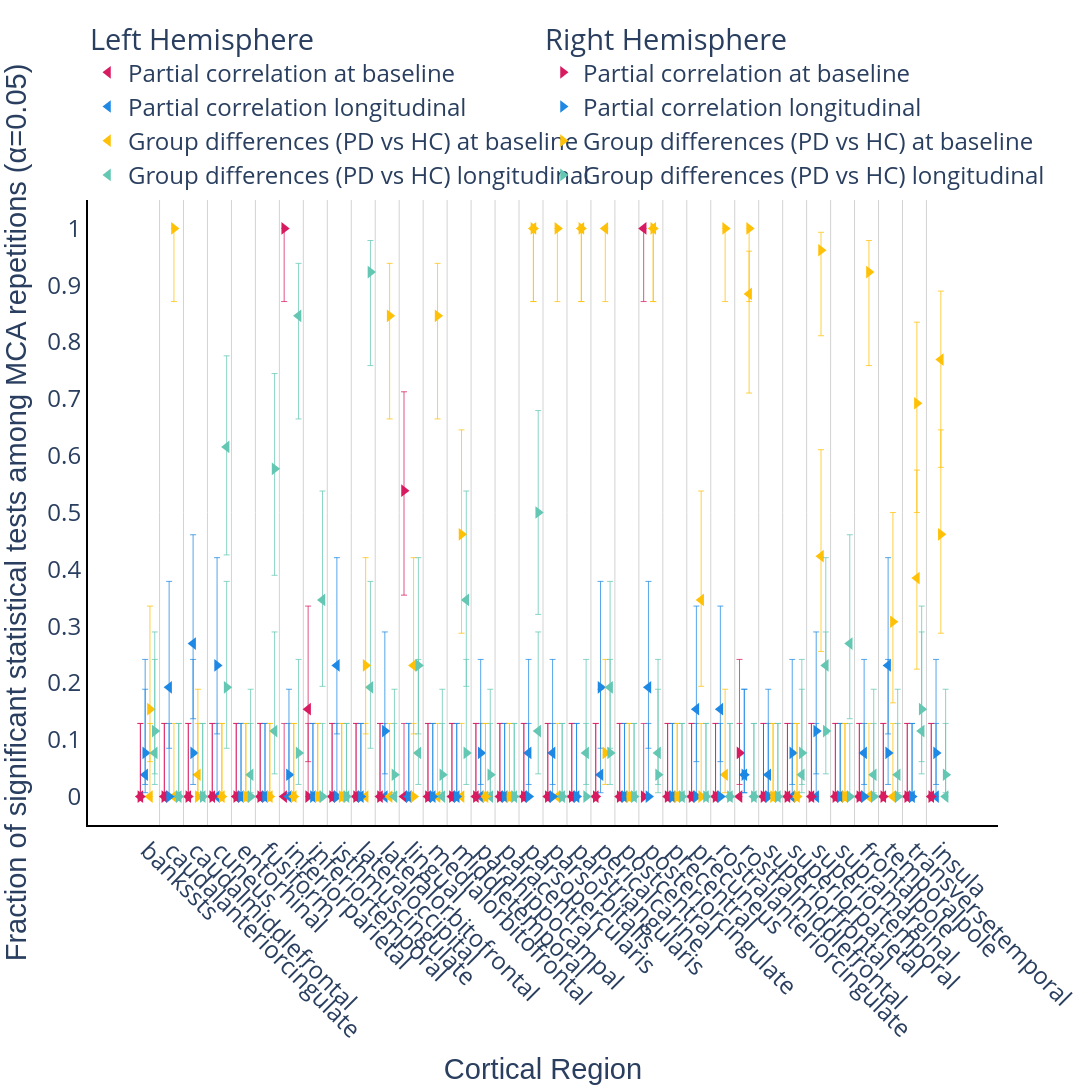

Notebook code for this chart:
### Markdown cell above
## Consistency of Statistically Significant Regions

This analysis quantifies the consistency of statistically significant findings across different brain regions. For each region, we compute the proportion of statistical tests that yield significant results relative to the total number of tests performed.

### Code cell
import plotly.graph_objects as go
import plotly.express as px
import pandas as pd
import numpy as np


# Significance correlation plot for cortical thickness
pcorr_baseline_cortical_avg = get_preprocessed_data("partial_correlation", "baseline")[
    "data_avg"
]
pcorr_longitudinal_cortical_avg = get_preprocessed_data(
    "partial_correlation", "longitudinal"
)["data_avg"]
ancova_baseline_cortical_avg = get_preprocessed_data("ancova", "baseline")["data_avg"]
ancova_longitudinal_cortical_avg = get_preprocessed_data("ancova", "longitudinal")[
    "data_avg"
]

print(f"Number of cortical regions: {len(cortical_regions)}")

fig = go.Figure()

colormap = px.colors.qualitative.Plotly
# colorblind palette: blue, red, green, yellow
colormap = ["#D81B60", "#1E88E5", "#FFC107", "#63C7B3", "#63C7B7"]
marker_size = 11
marker_line = dict(width=0, color="White")
font_family = "Helvetica, Arial, sans-serif"


def get_jittered_positions(length, jitter_amount):
    """Generate jittered x-axis positions"""
    return [x + jitter_amount for x in range(length)]


def get_legend(hemisphere):
    return {"Left": "legend", "Right": "legend2"}[hemisphere]


def wilson_ci(p_arr, n_arr, alpha=0.05):
    """Wilson score interval for binomial proportions."""
    z = 1.96  # 95% CI
    p_arr = np.asarray(p_arr, dtype=float)
    n_arr = np.asarray(n_arr, dtype=float)
    denom = 1 + z**2 / n_arr
    center = (p_arr + z**2 / (2 * n_arr)) / denom
    margin = z * np.sqrt(p_arr * (1 - p_arr) / n_arr + z**2 / (4 * n_arr**2)) / denom
    return center - margin, center + margin


def binomial_error_bars(avg_df, color):
    p = avg_df["significant"].values
    n = avg_df["n"].values
    lo, hi = wilson_ci(p, n)
    return dict(
        type="data",
        symmetric=False,
        array=hi - p,
        arrayminus=p - lo,
        visible=True,
        color=color,
        thickness=0.75,
        width=3,
    )


# Create hemisphere-specific traces with manual legend positioning
left_traces = []
right_traces = []

for hemisphere, symbol, short_name in [
    ("Left", "triangle-left", "Left"),
    ("Right", "triangle-right", "Right"),
]:
    traces_for_hemisphere = []

    # Partial correlation baseline
    data_subset = pcorr_baseline_cortical_avg[
        pcorr_baseline_cortical_avg["hemisphere"] == hemisphere
    ]
    if not data_subset.empty:
        pcorr_base = go.Scatter(
            x=get_jittered_positions(len(data_subset), -0.3),
            y=data_subset["significant"],
            mode="markers",
            marker=dict(
                color=colormap[0], size=marker_size, symbol=symbol, line=marker_line
            ),
            error_y=binomial_error_bars(data_subset, colormap[0]),
            name=f"Partial correlation at baseline",
            text=data_subset["region"],
            legend=get_legend(hemisphere),
            legendgroup=hemisphere,
        )
        traces_for_hemisphere.append(pcorr_base)
    else:
        raise ValueError(f"No data for Partial correlation baseline - {hemisphere}")

    # Partial correlation longitudinal
    data_subset = pcorr_longitudinal_cortical_avg[
        pcorr_longitudinal_cortical_avg["hemisphere"] == hemisphere
    ]

    if not data_subset.empty:
        pcorr_long = go.Scatter(
            x=get_jittered_positions(len(data_subset), -0.1),
            y=data_subset["significant"],
            mode="markers",
            marker=dict(
                color=colormap[1], size=marker_size, symbol=symbol, line=marker_line
            ),
            error_y=binomial_error_bars(data_subset, colormap[1]),
            name=f"Partial correlation longitudinal",
            legend=get_legend(hemisphere),
            legendgroup=hemisphere,
        )
        traces_for_hemisphere.append(pcorr_long)
    else:
        raise ValueError(
            f"No data for Partial correlation longitudinal - {hemisphere} hemisphere"
        )

    # ANCOVA baseline
    data_subset = ancova_baseline_cortical_avg[
        ancova_baseline_cortical_avg["hemisphere"] == hemisphere
    ]
    if not data_subset.empty:
        ancova_base = go.Scatter(
            x=get_jittered_positions(len(data_subset), 0.1),
            y=data_subset["significant"],
            mode="markers",
            marker=dict(
                color=colormap[2], size=marker_size, symbol=symbol, line=marker_line
            ),
            error_y=binomial_error_bars(data_subset, colormap[2]),
            name=f"Group differences (PD vs HC) at baseline",
            legend=get_legend(hemisphere),
            legendgroup=hemisphere,
        )
        traces_for_hemisphere.append(ancova_base)
    else:
        raise ValueError(f"No data for ANCOVA baseline - {hemisphere} hemisphere")

    # ANCOVA longitudinal
    data_subset = ancova_longitudinal_cortical_avg[
        ancova_longitudinal_cortical_avg["hemisphere"] == hemisphere
    ]
    if not data_subset.empty:
        ancova_long = go.Scatter(
            x=get_jittered_positions(len(data_subset), 0.3),
            y=data_subset["significant"],
            mode="markers",
            marker=dict(
                color=colormap[3], size=marker_size, symbol=symbol, line=marker_line
            ),
            error_y=binomial_error_bars(data_subset, colormap[3]),
            name=f"Group differences (PD vs HC) longitudinal",
            legend=get_legend(hemisphere),
            legendgroup=hemisphere,
        )
        traces_for_hemisphere.append(ancova_long)
    else:
        raise ValueError(f"No data for ANCOVA longitudinal - {hemisphere} hemisphere")

    if hemisphere == "Left":
        left_traces = traces_for_hemisphere
    else:
        right_traces = traces_for_hemisphere

# Add Left hemisphere traces first (will appear in top row)
for trace in left_traces:
    fig.add_trace(trace)

# Add Right hemisphere traces (will appear in bottom row)
for trace in right_traces:
    fig.add_trace(trace)

fig.update_xaxes(
    title="Cortical Region",
    tickmode="array",
    tickvals=list(range(len(cortical_regions))),
    ticktext=cortical_regions,
    tickangle=45,
)
fig.update_yaxes(
    title="Fraction of significant statistical tests among MCA repetitions (α=0.05)",
    range=[-0.05, 1.05],
    dtick=0.1,
)

background_color = "White"
fig.update_layout(
    title_font_family=font_family,
    legend=dict(
        title="Left Hemisphere",
        font_size=24,
        orientation="v",
        yanchor="top",
        y=1.3,
        xanchor="left",
        xref="paper",
        yref="paper",
        x=0,
        traceorder="normal",
        bgcolor="rgba(255, 255, 255, 0)",
        groupclick="toggleitem",
    ),
    legend2=dict(
        title="Right Hemisphere",
        font_size=24,
        orientation="v",
        yanchor="top",
        y=1.3,
        xanchor="left",
        xref="paper",
        yref="paper",
        x=0.5,
        traceorder="normal",
        bgcolor="rgba(255, 255, 255, 0)",
        groupclick="toggleitem",
    ),
    plot_bgcolor=background_color,
    paper_bgcolor=background_color,
)

fig.update_xaxes(title_font=dict(family=font_family))
fig.update_yaxes(title_font=dict(family=font_family))

fig.update_xaxes(
    gridcolor="LightGray",
    gridwidth=1,
    zeroline=False,
    showgrid=False,
    showline=True,
    linewidth=2,
    linecolor="black",
)
fig.update_yaxes(
    gridcolor="LightGray",
    gridwidth=1,
    zeroline=False,
    showgrid=False,
    showline=True,
    linewidth=2,
    linecolor="black",
)

for i in range(len(cortical_regions) - 1):
    fig.add_vline(x=i + 0.5, line=dict(color="LightGray", width=1), layer="below")

fig.update_layout(font=dict(size=24))

for annotation in fig["layout"]["annotations"]:
    if annotation["text"] == "Cortical Region":
        annotation["font"]["size"] = 26

write_image(fig, "cortical_area_significance_correlation.pdf", width=1440, height=1240)
show_figure(fig, width=1440, height=1240)

### Figure 1 — Plotly figure (JSON) as saved in the notebook; plotly's stock layout.template omitted (floating-point values rounded to 4 significant figures)
{"data": [{"error_y": {"array": [0.1287, 0.1287, 0.1287, 0.1287, 0.1287, 0.1287, 0.1287, 0.1815, 0.1287, 0.1287, 0.1287, 0.1287, 0.1287, 0.1287, 0.1287, 0.1287, 0.1287, 0.1287, 0.1287, 0.1287, 0.1287, 2.22e-16, 0.1287, 0.1287, 0.1287, 0.1287, 0.1287, 0.1287, 0.1287, 0.1287, 0.1287, 0.1287, 0.1287, 0.1287], "arrayminus": [0.0, 0.0, 0.0, 0.0, 0.0, 0.0, 0.0, 0.09235, 0.0, 0.0, 0.0, 0.0, 0.0, 0.0, 0.0, 0.0, 0.0, 0.0, 0.0, 0.0, 0.0, 0.1287, 0.0, 0.0, 0.0, 0.0, 0.0, 0.0, 0.0, 0.0, 0.0, 0.0, 0.0, 0.0], "color": "#D81B60", "symmetric": false, "thickness": 0.75, "type": "data", "visible": true, "width": 3}, "legend": "legend", "legendgroup": "Left", "marker": {"color": "#D81B60", "line": {"color": "White", "width": 0}, "size": 11, "symbol": "triangle-left"}, "mode": "markers", "name": "Partial correlation at baseline", "text": ["bankssts", "caudalanteriorcingulate", "caudalmiddlefrontal", "cuneus", "entorhinal", "fusiform", "inferiorparietal", "inferiortemporal", "isthmuscingulate", "lateraloccipital", "lateralorbitofrontal", "lingual", "medialorbitofrontal", "middletemporal", "parahippocampal", "paracentral", "parsopercularis", "parsorbitalis", "parstriangularis", "pericalcarine", "postcentral", "posteriorcingulate", "precentral", "precuneus", "rostralanteriorcingulate", "rostralmiddlefrontal", "superiorfrontal", "superiorparietal", "superiortemporal", "supramarginal", "frontalpole", "temporalpole", "transversetemporal", "insula"], "type": "scatter", "x": [-0.3, 0.7, 1.7, 2.7, 3.7, 4.7, 5.7, 6.7, 7.7, 8.7, 9.7, 10.7, 11.7, 12.7, 13.7, 14.7, 15.7, 16.7, 17.7, 18.7, 19.7, 20.7, 21.7, 22.7, 23.7, 24.7, 25.7, 26.7, 27.7, 28.7, 29.7, 30.7, 31.7, 32.7], "y": [0.0, 0.0, 0.0, 0.0, 0.0, 0.0, 0.0, 0.1538, 0.0, 0.0, 0.0, 0.0, 0.0, 0.0, 0.0, 0.0, 0.0, 0.0, 0.0, 0.0, 0.0, 1.0, 0.0, 0.0, 0.0, 0.0, 0.0, 0.0, 0.0, 0.0, 0.0, 0.0, 0.0, 0.0]}, {"error_y": {"array": [0.1505, 0.1865, 0.1916, 0.1287, 0.1287, 0.1287, 0.1287, 0.1287, 0.1898, 0.1287, 0.1287, 0.1287, 0.1287, 0.1287, 0.1287, 0.1287, 0.1645, 0.1645, 0.1287, 0.1505, 0.1287, 0.1865, 0.1287, 0.1815, 0.1815, 0.1505, 0.1505, 0.1287, 0.1287, 0.1287, 0.1645, 0.1898, 0.1287, 0.1287], "arrayminus": [0.03164, 0.1072, 0.1322, 0.0, 0.0, 0.0, 0.0, 0.0, 0.1204, 0.0, 0.0, 0.0, 0.0, 0.0, 0.0, 0.0, 0.05557, 0.05557, 0.0, 0.03164, 0.0, 0.1072, 0.0, 0.09235, 0.09235, 0.03164, 0.03164, 0.0, 0.0, 0.0, 0.05557, 0.1204, 0.0, 0.0], "color": "#1E88E5", "symmetric": false, "thickness": 0.75, "type": "data", "visible": true, "width": 3}, "legend": "legend", "legendgroup": "Left", "marker": {"color": "#1E88E5", "line": {"color": "White", "width": 0}, "size": 11, "symbol": "triangle-left"}, "mode": "markers", "name": "Partial correlation longitudinal", "type": "scatter", "x": [-0.1, 0.9, 1.9, 2.9, 3.9, 4.9, 5.9, 6.9, 7.9, 8.9, 9.9, 10.9, 11.9, 12.9, 13.9, 14.9, 15.9, 16.9, 17.9, 18.9, 19.9, 20.9, 21.9, 22.9, 23.9, 24.9, 25.9, 26.9, 27.9, 28.9, 29.9, 30.9, 31.9, 32.9], "y": [0.03846, 0.1923, 0.2692, 0.0, 0.0, 0.0, 0.0, 0.0, 0.2308, 0.0, 0.0, 0.0, 0.0, 0.0, 0.0, 0.0, 0.07692, 0.07692, 0.0, 0.03846, 0.0, 0.1923, 0.0, 0.1538, 0.1538, 0.03846, 0.03846, 0.0, 0.0, 0.0, 0.07692, 0.2308, 0.0, 0.0]}, {"error_y": {"array": [0.1287, 0.1287, 0.1505, 0.1287, 0.1287, 0.1287, 0.1287, 0.1287, 0.1287, 0.1287, 0.1287, 0.1898, 0.1287, 0.1287, 0.1287, 0.1287, 2.22e-16, 0.1287, 2.22e-16, 2.22e-16, 0.1287, 2.22e-16, 0.1287, 0.1916, 0.1505, 0.07535, 0.1287, 0.1287, 0.1874, 0.1287, 0.1287, 0.1287, 0.19, 0.1204], "arrayminus": [0.0, 0.0, 0.03164, 0.0, 0.0, 0.0, 0.0, 0.0, 0.0, 0.0, 0.0, 0.1204, 0.0, 0.0, 0.0, 0.0, 0.1287, 0.0, 0.1287, 0.1287, 0.0, 0.1287, 0.0, 0.152, 0.03164, 0.1744, 0.0, 0.0, 0.1676, 0.0, 0.0, 0.0, 0.1603, 0.1898], "color": "#FFC107", "symmetric": false, "thickness": 0.75, "type": "data", "visible": true, "width": 3}, "legend": "legend", "legendgroup": "Left", "marker": {"color": "#FFC107", "line": {"color": "White", "width": 0}, "size": 11, "symbol": "triangle-left"}, "mode": "markers", "name": "Group differences (PD vs HC) at baseline", "type": "scatter", "x": [0.1, 1.1, 2.1, 3.1, 4.1, 5.1, 6.1, 7.1, 8.1, 9.1, 10.1, 11.1, 12.1, 13.1, 14.1, 15.1, 16.1, 17.1, 18.1, 19.1, 20.1, 21.1, 22.1, 23.1, 24.1, 25.1, 26.1, 27.1, 28.1, 29.1, 30.1, 31.1, 32.1, 33.1], "y": [0.0, 0.0, 0.03846, 0.0, 0.0, 0.0, 0.0, 0.0, 0.0, 0.0, 0.0, 0.2308, 0.0, 0.0, 0.0, 0.0, 1.0, 0.0, 1.0, 1.0, 0.0, 1.0, 0.0, 0.3462, 0.03846, 0.8846, 0.0, 0.0, 0.4231, 0.0, 0.0, 0.0, 0.3846, 0.7692]}, {"error_y": {"array": [0.1645, 0.1287, 0.1287, 0.1603, 0.1505, 0.1744, 0.09235, 0.1916, 0.1287, 0.1865, 0.1287, 0.1645, 0.1287, 0.1916, 0.1287, 0.1287, 0.1744, 0.1287, 0.1645, 0.1865, 0.1287, 0.1645, 0.1287, 0.1287, 0.1287, 0.1287, 0.1287, 0.1505, 0.1898, 0.1916, 0.1505, 0.1505, 0.1744, 0.1287], "arrayminus": [0.05557, 0.0, 0.0, 0.19, 0.03164, 0.07535, 0.1815, 0.152, 0.0, 0.1072, 0.0, 0.05557, 0.0, 0.152, 0.0, 0.0, 0.07535, 0.0, 0.05557, 0.1072, 0.0, 0.05557, 0.0, 0.0, 0.0, 0.0, 0.0, 0.03164, 0.1204, 0.1322, 0.03164, 0.03164, 0.07535, 0.0], "color": "#63C7B3", "symmetric": false, "thickness": 0.75, "type": "data", "visible": true, "width": 3}, "legend": "legend", "legendgroup": "Left", "marker": {"color": "#63C7B3", "line": {"color": "White", "width": 0}, "size": 11, "symbol": "triangle-left"}, "mode": "markers", "name": "Group differences (PD vs HC) longitudinal", "type": "scatter", "x": [0.3, 1.3, 2.3, 3.3, 4.3, 5.3, 6.3, 7.3, 8.3, 9.3, 10.3, 11.3, 12.3, 13.3, 14.3, 15.3, 16.3, 17.3, 18.3, 19.3, 20.3, 21.3, 22.3, 23.3, 24.3, 25.3, 26.3, 27.3, 28.3, 29.3, 30.3, 31.3, 32.3, 33.3], "y": [0.07692, 0.0, 0.0, 0.6154, 0.03846, 0.1154, 0.8462, 0.3462, 0.0, 0.1923, 0.0, 0.07692, 0.0, 0.3462, 0.0, 0.0, 0.1154, 0.0, 0.07692, 0.1923, 0.0, 0.07692, 0.0, 0.0, 0.0, 0.0, 0.0, 0.03846, 0.2308, 0.2692, 0.03846, 0.03846, 0.1154, 0.0]}, {"error_y": {"array": [0.1287, 0.1287, 0.1287, 0.1287, 0.1287, 0.1287, 2.22e-16, 0.1287, 0.1287, 0.1287, 0.1287, 0.174, 0.1287, 0.1287, 0.1287, 0.1287, 0.1287, 0.1287, 0.1287, 0.1287, 0.1287, 0.1287, 0.1287, 0.1287, 0.1287, 0.1645, 0.1287, 0.1287, 0.1287, 0.1287, 0.1287, 0.1287, 0.1287, 0.1287], "arrayminus": [0.0, 0.0, 0.0, 0.0, 0.0, 0.0, 0.1287, 0.0, 0.0, 0.0, 0.0, 0.1839, 0.0, 0.0, 0.0, 0.0, 0.0, 0.0, 0.0, 0.0, 0.0, 0.0, 0.0, 0.0, 0.0, 0.05557, 0.0, 0.0, 0.0, 0.0, 0.0, 0.0, 0.0, 0.0], "color": "#D81B60", "symmetric": false, "thickness": 0.75, "type": "data", "visible": true, "width": 3}, "legend": "legend2", "legendgroup": "Right", "marker": {"color": "#D81B60", "line": {"color": "White", "width": 0}, "size": 11, "symbol": "triangle-right"}, "mode": "markers", "name": "Partial correlation at baseline", "text": ["bankssts", "caudalanteriorcingulate", "caudalmiddlefrontal", "cuneus", "entorhinal", "fusiform", "inferiorparietal", "inferiortemporal", "isthmuscingulate", "lateraloccipital", "lateralorbitofrontal", "lingual", "medialorbitofrontal", "middletemporal", "parahippocampal", "paracentral", "parsopercularis", "parsorbitalis", "parstriangularis", "pericalcarine", "postcentral", "posteriorcingulate", "precentral", "precuneus", "rostralanteriorcingulate", "rostralmiddlefrontal", "superiorfrontal", "superiorparietal", "superiortemporal", "supramarginal", "frontalpole", "temporalpole", "transversetemporal", "insula"], "type": "scatter", "x": [-0.3, 0.7, 1.7, 2.7, 3.7, 4.7, 5.7, 6.7, 7.7, 8.7, 9.7, 10.7, 11.7, 12.7, 13.7, 14.7, 15.7, 16.7, 17.7, 18.7, 19.7, 20.7, 21.7, 22.7, 23.7, 24.7, 25.7, 26.7, 27.7, 28.7, 29.7, 30.7, 31.7, 32.7], "y": [0.0, 0.0, 0.0, 0.0, 0.0, 0.0, 1.0, 0.0, 0.0, 0.0, 0.0, 0.5385, 0.0, 0.0, 0.0, 0.0, 0.0, 0.0, 0.0, 0.0, 0.0, 0.0, 0.0, 0.0, 0.0, 0.07692, 0.0, 0.0, 0.0, 0.0, 0.0, 0.0, 0.0, 0.0]}, {"error_y": {"array": [0.1645, 0.1287, 0.1645, 0.1898, 0.1287, 0.1287, 0.1505, 0.1287, 0.1287, 0.1287, 0.1744, 0.1287, 0.1287, 0.1287, 0.1645, 0.1287, 0.1287, 0.1287, 0.1287, 0.1865, 0.1287, 0.1287, 0.1287, 0.1287, 0.1287, 0.1505, 0.1287, 0.1645, 0.1744, 0.1287, 0.1287, 0.1645, 0.1287, 0.1645], "arrayminus": [0.05557, 0.0, 0.05557, 0.1204, 0.0, 0.0, 0.03164, 0.0, 0.0, 0.0, 0.07535, 0.0, 0.0, 0.0, 0.05557, 0.0, 0.0, 0.0, 0.0, 0.1072, 0.0, 0.0, 0.0, 0.0, 0.0, 0.03164, 0.0, 0.05557, 0.07535, 0.0, 0.0, 0.05557, 0.0, 0.05557], "color": "#1E88E5", "symmetric": false, "thickness": 0.75, "type": "data", "visible": true, "width": 3}, "legend": "legend2", "legendgroup": "Right", "marker": {"color": "#1E88E5", "line": {"color": "White", "width": 0}, "size": 11, "symbol": "triangle-right"}, "mode": "markers", "name": "Partial correlation longitudinal", "type": "scatter", "x": [-0.1, 0.9, 1.9, 2.9, 3.9, 4.9, 5.9, 6.9, 7.9, 8.9, 9.9, 10.9, 11.9, 12.9, 13.9, 14.9, 15.9, 16.9, 17.9, 18.9, 19.9, 20.9, 21.9, 22.9, 23.9, 24.9, 25.9, 26.9, 27.9, 28.9, 29.9, 30.9, 31.9, 32.9], "y": [0.07692, 0.0, 0.07692, 0.2308, 0.0, 0.0, 0.03846, 0.0, 0.0, 0.0, 0.1154, 0.0, 0.0, 0.0, 0.07692, 0.0, 0.0, 0.0, 0.0, 0.1923, 0.0, 0.0, 0.0, 0.0, 0.0, 0.03846, 0.0, 0.07692, 0.1154, 0.0, 0.0, 0.07692, 0.0, 0.07692]}, {"error_y": {"array": [0.1815, 2.22e-16, 0.1287, 0.1287, 0.1287, 0.1287, 0.1287, 0.1287, 0.1287, 0.1898, 0.09235, 0.1287, 0.09235, 0.1839, 0.1287, 0.1287, 2.22e-16, 2.22e-16, 2.22e-16, 0.1645, 0.1287, 2.22e-16, 0.1287, 0.1287, 2.22e-16, 2.22e-16, 0.1287, 0.1287, 0.03164, 0.1287, 0.05557, 0.1922, 0.1427, 0.1839], "arrayminus": [0.09235, 0.1287, 0.0, 0.0, 0.0, 0.0, 0.0, 0.0, 0.0, 0.1204, 0.1815, 0.0, 0.1815, 0.174, 0.0, 0.0, 0.1287, 0.1287, 0.1287, 0.05557, 0.0, 0.1287, 0.0, 0.0, 0.1287, 0.1287, 0.0, 0.0, 0.1505, 0.0, 0.1645, 0.1427, 0.1922, 0.174], "color": "#FFC107", "symmetric": false, "thickness": 0.75, "type": "data", "visible": true, "width": 3}, "legend": "legend2", "legendgroup": "Right", "marker": {"color": "#FFC107", "line": {"color": "White", "width": 0}, "size": 11, "symbol": "triangle-right"}, "mode": "markers", "name": "Group differences (PD vs HC) at baseline", "type": "scatter", "x": [0.1, 1.1, 2.1, 3.1, 4.1, 5.1, 6.1, 7.1, 8.1, 9.1, 10.1, 11.1, 12.1, 13.1, 14.1, 15.1, 16.1, 17.1, 18.1, 19.1, 20.1, 21.1, 22.1, 23.1, 24.1, 25.1, 26.1, 27.1, 28.1, 29.1, 30.1, 31.1, 32.1, 33.1], "y": [0.1538, 1.0, 0.0, 0.0, 0.0, 0.0, 0.0, 0.0, 0.0, 0.2308, 0.8462, 0.0, 0.8462, 0.4615, 0.0, 0.0, 1.0, 1.0, 1.0, 0.07692, 0.0, 1.0, 0.0, 0.0, 1.0, 1.0, 0.0, 0.0, 0.9615, 0.0, 0.9231, 0.3077, 0.6923, 0.4615]}, {"error_y": {"array": [0.1744, 0.1287, 0.1287, 0.1865, 0.1287, 0.1676, 0.1645, 0.1287, 0.1287, 0.05557, 0.1505, 0.1898, 0.1505, 0.1645, 0.1505, 0.1287, 0.1794, 0.1287, 0.1287, 0.1645, 0.1287, 0.1505, 0.1287, 0.1287, 0.1287, 0.1287, 0.1287, 0.1645, 0.1744, 0.1287, 0.1287, 0.1287, 0.1815, 0.1505], "arrayminus": [0.07535, 0.0, 0.0, 0.1072, 0.0, 0.1874, 0.05557, 0.0, 0.0, 0.1645, 0.03164, 0.1204, 0.03164, 0.05557, 0.03164, 0.0, 0.1794, 0.0, 0.0, 0.05557, 0.0, 0.03164, 0.0, 0.0, 0.0, 0.0, 0.0, 0.05557, 0.07535, 0.0, 0.0, 0.0, 0.09235, 0.03164], "color": "#63C7B3", "symmetric": false, "thickness": 0.75, "type": "data", "visible": true, "width": 3}, "legend": "legend2", "legendgroup": "Right", "marker": {"color": "#63C7B3", "line": {"color": "White", "width": 0}, "size": 11, "symbol": "triangle-right"}, "mode": "markers", "name": "Group differences (PD vs HC) longitudinal", "type": "scatter", "x": [0.3, 1.3, 2.3, 3.3, 4.3, 5.3, 6.3, 7.3, 8.3, 9.3, 10.3, 11.3, 12.3, 13.3, 14.3, 15.3, 16.3, 17.3, 18.3, 19.3, 20.3, 21.3, 22.3, 23.3, 24.3, 25.3, 26.3, 27.3, 28.3, 29.3, 30.3, 31.3, 32.3, 33.3], "y": [0.1154, 0.0, 0.0, 0.1923, 0.0, 0.5769, 0.07692, 0.0, 0.0, 0.9231, 0.03846, 0.2308, 0.03846, 0.07692, 0.03846, 0.0, 0.5, 0.0, 0.0, 0.07692, 0.0, 0.03846, 0.0, 0.0, 0.0, 0.0, 0.0, 0.07692, 0.1154, 0.0, 0.0, 0.0, 0.1538, 0.03846]}], "layout": {"font": {"size": 24}, "height": 1240, "legend": {"bgcolor": "rgba(255, 255, 255, 0)", "font": {"size": 24}, "groupclick": "toggleitem", "orientation": "v", "title": {"text": "Left Hemisphere"}, "traceorder": "normal", "x": 0, "xanchor": "left", "xref": "paper", "y": 1.3, "yanchor": "top", "yref": "paper"}, "legend2": {"bgcolor": "rgba(255, 255, 255, 0)", "font": {"size": 24}, "groupclick": "toggleitem", "orientation": "v", "title": {"text": "Right Hemisphere"}, "traceorder": "normal", "x": 0.5, "xanchor": "left", "xref": "paper", "y": 1.3, "yanchor": "top", "yref": "paper"}, "paper_bgcolor": "White", "plot_bgcolor": "White", "shapes": [{"layer": "below", "line": {"color": "LightGray", "width": 1}, "type": "line", "x0": 0.5, "x1": 0.5, "xref": "x", "y0": 0, "y1": 1, "yref": "y domain"}, {"layer": "below", "line": {"color": "LightGray", "width": 1}, "type": "line", "x0": 1.5, "x1": 1.5, "xref": "x", "y0": 0, "y1": 1, "yref": "y domain"}, {"layer": "below", "line": {"color": "LightGray", "width": 1}, "type": "line", "x0": 2.5, "x1": 2.5, "xref": "x", "y0": 0, "y1": 1, "yref": "y domain"}, {"layer": "below", "line": {"color": "LightGray", "width": 1}, "type": "line", "x0": 3.5, "x1": 3.5, "xref": "x", "y0": 0, "y1": 1, "yref": "y domain"}, {"layer": "below", "line": {"color": "LightGray", "width": 1}, "type": "line", "x0": 4.5, "x1": 4.5, "xref": "x", "y0": 0, "y1": 1, "yref": "y domain"}, {"layer": "below", "line": {"color": "LightGray", "width": 1}, "type": "line", "x0": 5.5, "x1": 5.5, "xref": "x", "y0": 0, "y1": 1, "yref": "y domain"}, {"layer": "below", "line": {"color": "LightGray", "width": 1}, "type": "line", "x0": 6.5, "x1": 6.5, "xref": "x", "y0": 0, "y1": 1, "yref": "y domain"}, {"layer": "below", "line": {"color": "LightGray", "width": 1}, "type": "line", "x0": 7.5, "x1": 7.5, "xref": "x", "y0": 0, "y1": 1, "yref": "y domain"}, {"layer": "below", "line": {"color": "LightGray", "width": 1}, "type": "line", "x0": 8.5, "x1": 8.5, "xref": "x", "y0": 0, "y1": 1, "yref": "y domain"}, {"layer": "below", "line": {"color": "LightGray", "width": 1}, "type": "line", "x0": 9.5, "x1": 9.5, "xref": "x", "y0": 0, "y1": 1, "yref": "y domain"}, {"layer": "below", "line": {"color": "LightGray", "width": 1}, "type": "line", "x0": 10.5, "x1": 10.5, "xref": "x", "y0": 0, "y1": 1, "yref": "y domain"}, {"layer": "below", "line": {"color": "LightGray", "width": 1}, "type": "line", "x0": 11.5, "x1": 11.5, "xref": "x", "y0": 0, "y1": 1, "yref": "y domain"}, {"layer": "below", "line": {"color": "LightGray", "width": 1}, "type": "line", "x0": 12.5, "x1": 12.5, "xref": "x", "y0": 0, "y1": 1, "yref": "y domain"}, {"layer": "below", "line": {"color": "LightGray", "width": 1}, "type": "line", "x0": 13.5, "x1": 13.5, "xref": "x", "y0": 0, "y1": 1, "yref": "y domain"}, {"layer": "below", "line": {"color": "LightGray", "width": 1}, "type": "line", "x0": 14.5, "x1": 14.5, "xref": "x", "y0": 0, "y1": 1, "yref": "y domain"}, {"layer": "below", "line": {"color": "LightGray", "width": 1}, "type": "line", "x0": 15.5, "x1": 15.5, "xref": "x", "y0": 0, "y1": 1, "yref": "y domain"}, {"layer": "below", "line": {"color": "LightGray", "width": 1}, "type": "line", "x0": 16.5, "x1": 16.5, "xref": "x", "y0": 0, "y1": 1, "yref": "y domain"}, {"layer": "below", "line": {"color": "LightGray", "width": 1}, "type": "line", "x0": 17.5, "x1": 17.5, "xref": "x", "y0": 0, "y1": 1, "yref": "y domain"}, {"layer": "below", "line": {"color": "LightGray", "width": 1}, "type": "line", "x0": 18.5, "x1": 18.5, "xref": "x", "y0": 0, "y1": 1, "yref": "y domain"}, {"layer": "below", "line": {"color": "LightGray", "width": 1}, "type": "line", "x0": 19.5, "x1": 19.5, "xref": "x", "y0": 0, "y1": 1, "yref": "y domain"}, {"layer": "below", "line": {"color": "LightGray", "width": 1}, "type": "line", "x0": 20.5, "x1": 20.5, "xref": "x", "y0": 0, "y1": 1, "yref": "y domain"}, {"layer": "below", "line": {"color": "LightGray", "width": 1}, "type": "line", "x0": 21.5, "x1": 21.5, "xref": "x", "y0": 0, "y1": 1, "yref": "y domain"}, {"layer": "below", "line": {"color": "LightGray", "width": 1}, "type": "line", "x0": 22.5, "x1": 22.5, "xref": "x", "y0": 0, "y1": 1, "yref": "y domain"}, {"layer": "below", "line": {"color": "LightGray", "width": 1}, "type": "line", "x0": 23.5, "x1": 23.5, "xref": "x", "y0": 0, "y1": 1, "yref": "y domain"}, {"layer": "below", "line": {"color": "LightGray", "width": 1}, "type": "line", "x0": 24.5, "x1": 24.5, "xref": "x", "y0": 0, "y1": 1, "yref": "y domain"}, {"layer": "below", "line": {"color": "LightGray", "width": 1}, "type": "line", "x0": 25.5, "x1": 25.5, "xref": "x", "y0": 0, "y1": 1, "yref": "y domain"}, {"layer": "below", "line": {"color": "LightGray", "width": 1}, "type": "line", "x0": 26.5, "x1": 26.5, "xref": "x", "y0": 0, "y1": 1, "yref": "y domain"}, {"layer": "below", "line": {"color": "LightGray", "width": 1}, "type": "line", "x0": 27.5, "x1": 27.5, "xref": "x", "y0": 0, "y1": 1, "yref": "y domain"}, {"layer": "below", "line": {"color": "LightGray", "width": 1}, "type": "line", "x0": 28.5, "x1": 28.5, "xref": "x", "y0": 0, "y1": 1, "yref": "y domain"}, {"layer": "below", "line": {"color": "LightGray", "width": 1}, "type": "line", "x0": 29.5, "x1": 29.5, "xref": "x", "y0": 0, "y1": 1, "yref": "y domain"}, {"layer": "below", "line": {"color": "LightGray", "width": 1}, "type": "line", "x0": 30.5, "x1": 30.5, "xref": "x", "y0": 0, "y1": 1, "yref": "y domain"}, {"layer": "below", "line": {"color": "LightGray", "width": 1}, "type": "line", "x0": 31.5, "x1": 31.5, "xref": "x", "y0": 0, "y1": 1, "yref": "y domain"}, {"layer": "below", "line": {"color": "LightGray", "width": 1}, "type": "line", "x0": 32.5, "x1": 32.5, "xref": "x", "y0": 0, "y1": 1, "yref": "y domain"}], "title": {"font": {"family": "Helvetica, Arial, sans-serif"}}, "width": 1440, "xaxis": {"gridcolor": "LightGray", "gridwidth": 1, "linecolor": "black", "linewidth": 2, "showgrid": false, "showline": true, "tickangle": 45, "tickmode": "array", "ticktext": ["bankssts", "caudalanteriorcingulate", "caudalmiddlefrontal", "cuneus", "entorhinal", "fusiform", "inferiorparietal", "inferiortemporal", "isthmuscingulate", "lateraloccipital", "lateralorbitofrontal", "lingual", "medialorbitofrontal", "middletemporal", "parahippocampal", "paracentral", "parsopercularis", "parsorbitalis", "parstriangularis", "pericalcarine", "postcentral", "posteriorcingulate", "precentral", "precuneus", "rostralanteriorcingulate", "rostralmiddlefrontal", "superiorfrontal", "superiorparietal", "superiortemporal", "supramarginal", "frontalpole", "temporalpole", "transversetemporal", "insula"], "tickvals": [0, 1, 2, 3, 4, 5, 6, 7, 8, 9, 10, 11, 12, 13, 14, 15, 16, 17, 18, 19, 20, 21, 22, 23, 24, 25, 26, 27, 28, 29, 30, 31, 32, 33], "title": {"font": {"family": "Helvetica, Arial, sans-serif"}, "text": "Cortical Region"}, "zeroline": false}, "yaxis": {"dtick": 0.1, "gridcolor": "LightGray", "gridwidth": 1, "linecolor": "black", "linewidth": 2, "range": [-0.05, 1.05], "showgrid": false, "showline": true, "title": {"font": {"family": "Helvetica, Arial, sans-serif"}, "text": "Fraction of significant statistical tests among MCA repetitions (α=0.05)"}, "zeroline": false}}}
